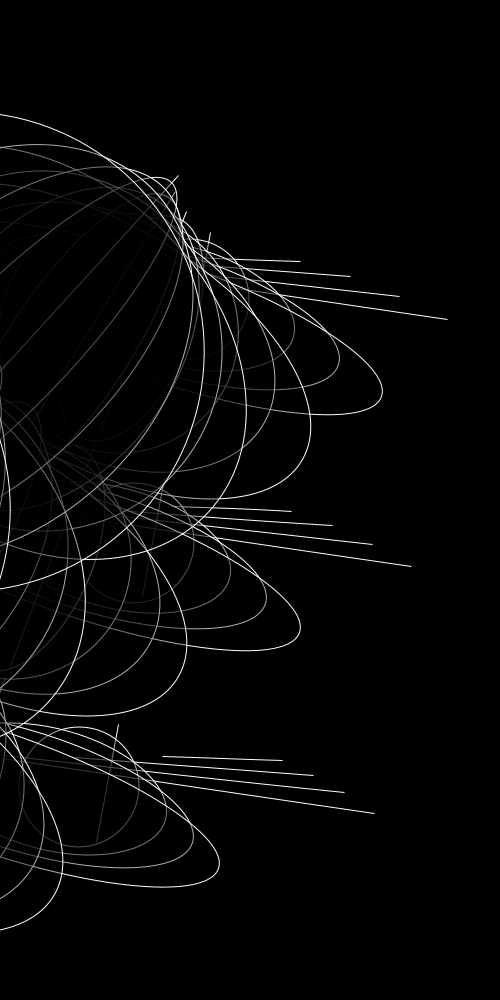
Frame 1 (no input)
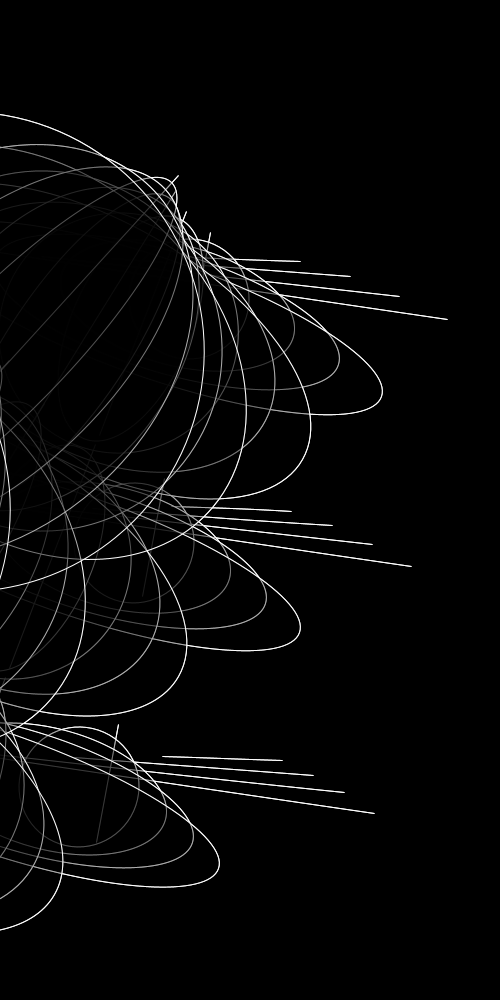
Frame 2 (the mouse pressed at the canvas centre, redrawn once)

The Processing sketch that drew these frames (run headless with seeded random() and noise(); the mouse was pressed at the canvas centre and the sketch redrawn once):

// Processing sketch: processing_32306
// ── processing_32306.pde

int circle = 120;
  
   
void setup(){
  size(500,1000);
  ellipseMode(CENTER);
  stroke(255);
  fill(0,0,0,80);
  smooth();
  background(0);
  smooth();
  
  
}
   
void draw(){

 noLoop();
  for(int y = 0;y <= 550;y = y + circle) {
        
  for(int x = 0; x <= 550; x = x + circle){
     ellipse(250,250,x,y);
     ellipse(250,500,x,y);
     ellipse(250,750,x,y);
      
      rotate(PI/85);
     
    
    }
  }
}
